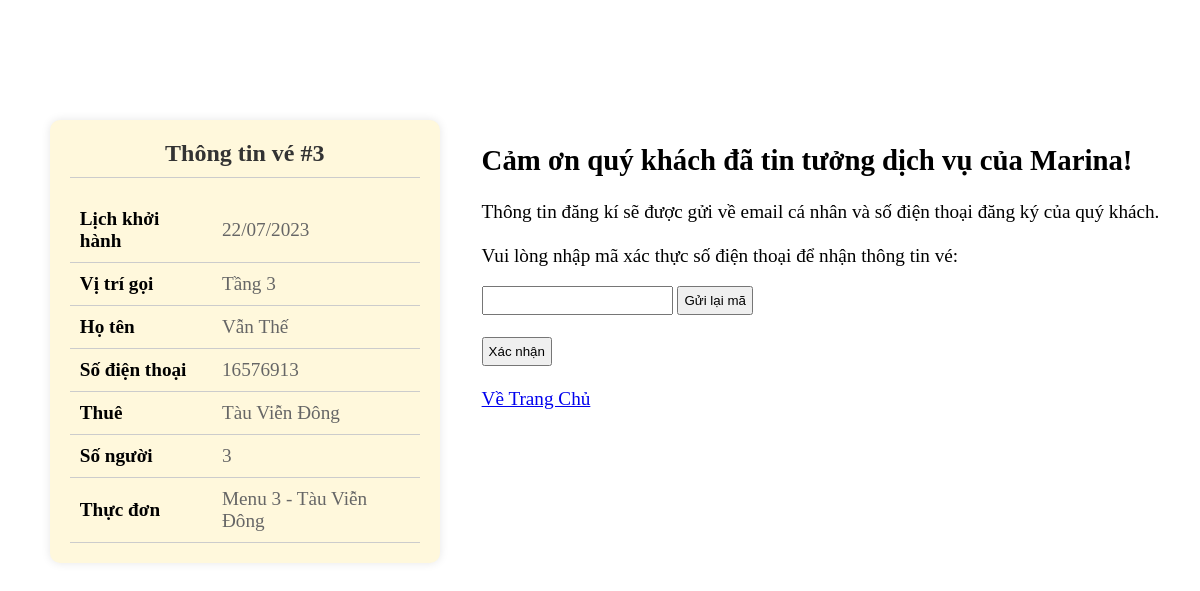
The app's page /SourceCode/ticket.php with its own data.
### tables this page shows
CREATE TABLE `customers_eat` (
  `id` int(11) NOT NULL,
  `lichkhoihanh` varchar(100) DEFAULT NULL,
  `vitringoi` varchar(10) DEFAULT NULL,
  `name` varchar(50) DEFAULT NULL,
  `phone` int(10) DEFAULT NULL,
  `tau` varchar(50) DEFAULT NULL,
  `people` int(3) DEFAULT NULL,
  `email` varchar(50) DEFAULT NULL,
  `address` varchar(200) DEFAULT NULL,
  `menu` text NOT NULL
);

### SourceCode/ticket.php (the view, shortened to what this page needs)
<?php
  $c = mysqli_connect('localhost', 'root', '', 'marina_fleet');
  $query = "SELECT * FROM customers_eat ORDER BY id DESC LIMIT 1";
  $result = mysqli_query($c, $query);
  $row = mysqli_fetch_assoc($result);
?>
<!DOCTYPE html>
<html>
<head>
</head>
<body style="background:url('img/ocean.webp');background-repeat:no-repeat; background-size:cover;">
  <div class="ticket">
    <?php if ($row): ?>
      <h1>Thông tin vé #<?php echo $row['id']; ?></h1>
      <table>
        <tr>
          <td>Lịch khởi hành</td>
          <td><?php echo $row['lichkhoihanh']; ?></td>
        </tr>
        <tr>
          <td>Vị trí gọi</td>
          <td><?php echo $row['vitringoi']; ?></td>
        </tr>
        <tr>
          <td>Họ tên</td>
          <td><?php echo $row['name']; ?></td>
        </tr>
        <tr>
          <td>Số điện thoại</td>
          <td><?php echo $row['phone']; ?></td>
        </tr>
        <tr>
          <td>Thuê</td>
          <td><?php echo $row['tau']; ?></td>
        </tr>
        <tr>
          <td>Số người</td>
          <td><?php echo $row['people']; ?></td>
        </tr>
        <tr>
          <td>Thực đơn</td>
          <td><?php echo $row['menu'] ; ?></td>
        </tr>
      </table>
    <?php else: ?>
      <p>Không có thông tin vé.</p>
    <?php endif; ?>
  </div>
  <div>
    <h2>Cảm ơn quý khách đã tin tưởng dịch vụ của Marina!</h2>
    <p>Thông tin đăng kí sẽ được gửi về email cá nhân và số điện thoại đăng ký của quý khách.<br>
    <br> Vui lòng nhập mã xác thực số điện thoại để nhận thông tin vé: </p>
    <input type="number"> <input type="submit" value="Gửi lại mã"><br><br>
    <input type="submit" value="Xác nhận"> <br><br><a href="home page.php"> Về Trang Chủ</a>
</div>
</body>
</html>

### SourceCode/ticket.php (style rules this page uses)
body { font-family:'Times New Roman', Times, serif; background-color: #f2f2f2; display: flex; margin-top: 10%; flex:1; }
.ticket { max-width: 350px; margin: 0 auto; background-color:cornsilk; border-radius: 10px; box-shadow: 0 0 10px rgba(0, 0, 0, 0.1); padding: 20px; text-align: center; font-size:larger; }
.ticket h1 { margin: 0; font-size: 24px; color: #333; padding-bottom: 10px; border-bottom: 1px solid #ccc; }
.ticket table { width: 100%; margin-top: 20px; border-collapse: collapse; }
.ticket td { padding: 10px; border-bottom: 1px solid #ccc; text-align: left; }
.ticket td:first-child { font-weight: bold; }
.ticket td:nth-child(even) { color: #666; }
div { width:60%; font-size: larger; }
div input { padding:5px; }

### records on screen
customers_eat: id "3", lichkhoihanh "22/07/2023", vitringoi "Tầng 3", name "Vẫn Thế", phone "16576913", tau "Tàu Viễn Đông", people "3", menu "Menu 3 - Tàu Viễn Đông"
